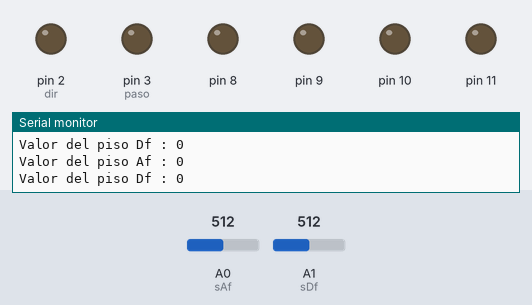
This sketch was run on a simulated Arduino Uno, built with avr-gcc and run on an emulated ATmega328P. Shown: output pins drawn as LEDs (lit = HIGH), the last lines printed to the serial monitor. Dashed ring = blinking. The inputs (shaded band) are chosen by the test bench; at power-on: A0 (sAf) = 512, A1 (sDf) = 512.

Above: at 1.8 s.
1.9 s: A0 (sAf) set to 716
At 5.7 s:
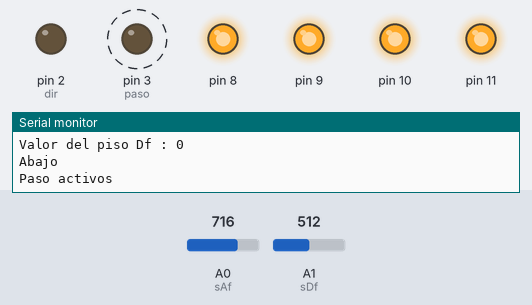
6.0 s: A1 (sDf) set to 528
At 6.7 s:
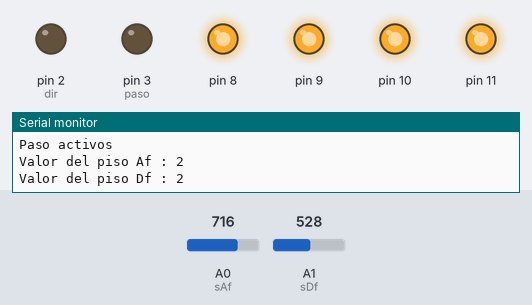
7.5 s: A0 (sAf) set to 531
9.2 s: A0 (sAf) set to 496
At 11.0 s:
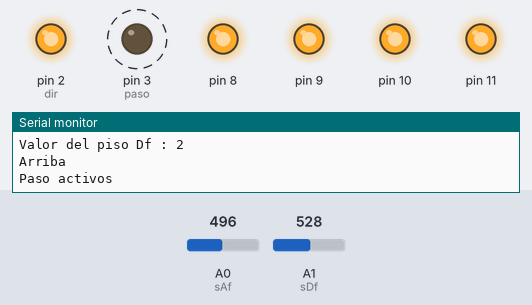
13.3 s: A0 (sAf) set to 522
At 13.9 s:
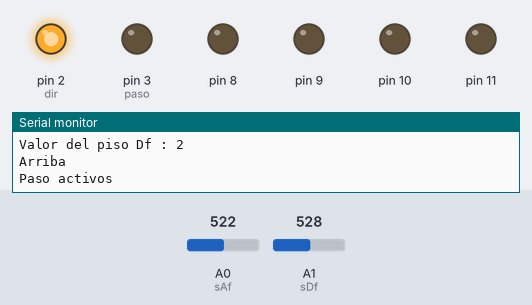
14.8 s: A1 (sDf) set to 779
At 15.4 s:
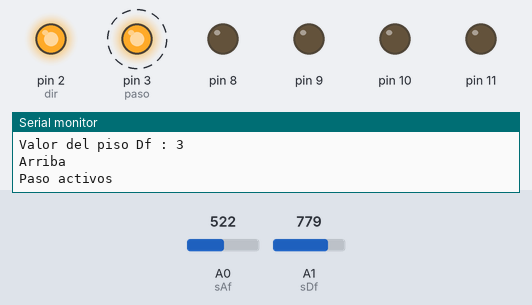
Timing chart, 0 to 19.9 s (numbered marks = the images above; inputs shaded):
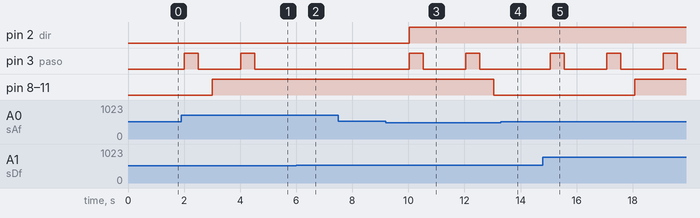

The sketch:

Nadia_stepper.ino
```cpp
//Pines de accion del stepper
//  Pin de direccion
#define dir 2
//  Pin de paso
#define paso 3
//  Tiempo de paro en ms
#define paro 500

//Pines de simulacion
//  Simulacion de piso actual
#define sAf A0
//  Simulacion de piso a mover
#define sDf A1
int Af=0;
int Df=0;

//Para el stepper chico
int Pos=0;
int i;
void setup()
{
  Serial.begin(9600);
  pinMode(dir,OUTPUT);
  pinMode(paso,OUTPUT);
  digitalWrite(paso,LOW);
  for(i=8;i<12;i++)
  {
    pinMode(i,OUTPUT);
  }
}

void loop()
{
  //Piso actual
  Af=rango(analogRead(sAf));
  //Piso a mover
  Df=rango(analogRead(sDf));
  Serial.print("Valor del piso Af : ");
  Serial.println(Af);
  Serial.print("Valor del piso Df : ");
  Serial.println(Df);
  moveStepper(Af,Df);
  delay(1000);
}

//Evalua en que piso se encuentra actualmente
//determina la direccion del movimiento
//ejecuta el movimiento
void moveStepper(int Af, int Df)
{
  if(Af>Df)
  {
    digitalWrite(dir,LOW);
    Serial.println("Abajo");
    pasos();
    stepC(-1);

  }
  if(Af<Df)
  {
    digitalWrite(dir,HIGH);
    Serial.println("Arriba");
    pasos();
    stepC(1);
  }
}

//Genera el paso mediante la creacion de una transiscion
//alto bajo
void pasos()
{
  Serial.println("Paso activos");
  digitalWrite(paso,HIGH);
  delay(paro);
  digitalWrite(paso,LOW);
  delay(paro);
}
////////////////////////////////////////////////////////
//Step provisional 4 salidas
////////////////////////////////////////////////////////
int secuencia[4][4]=
{
  {1, 1, 0, 0},
  {0, 1, 1, 0},
  {0, 0, 1, 1},
  {1, 0, 0, 1}
};

/////////////////////////////////////////////////////////
//Para simulacion
void stepC(int d)
{
  Pos=Pos+d;
  if(Pos<0)
  {
    Pos=4;
  }
  if(Pos>4)
  {
    Pos=0;
  }
  for(i=8;i<12;i++)
  {
    for(int s=0;s<4;s++)
    {
      digitalWrite(i,secuencia[Pos][s]);
    }
  }
  delay(10);
}
/////////////////////////////////////////////////////////
int rango(int M)
{
  int ret;
  if(M>0&&M<256)
  {
    ret=0;
  }
  if(M>=257&&M<512)
  {
    ret=1;
  }
  if(M>=513&&M<768)
  {
    ret=2;
  }
  if(M>=769&&M<1024)
  {
    ret=3;
  }
  return ret;
}
```

Measured:
- the behaviour switches between 512 and 513 on A1 (sDf) (found by bisection; images 1 and 2)
- the behaviour switches between 513 and 512 on A0 (sAf) (found by bisection; images 2 and 3)
- after the input at 1.9 s, pin 3 (paso): alternates HIGH for 0.50 s and LOW for 1.5 s, starting after 0.10 s; pin 8–11: LOW → HIGH after 1.1 s
- after the input at 6.0 s, pin 3 (paso): stays LOW (without the input it goes to HIGH after 0.03 s)
- after the input at 9.2 s, pin 2 (dir): LOW → HIGH after 0.83 s; pin 3 (paso): alternates HIGH for 0.50 s and LOW for 1.5 s, starting after 0.83 s; pin 8–11: HIGH → LOW after 3.8 s
- after the input at 13.3 s, pin 3 (paso): stays LOW (without the input it goes to HIGH after 0.76 s)
- after the input at 14.8 s, pin 3 (paso): alternates HIGH for 0.50 s and LOW for 1.5 s, starting after 0.26 s; pin 8–11: LOW → HIGH after 3.3 s
